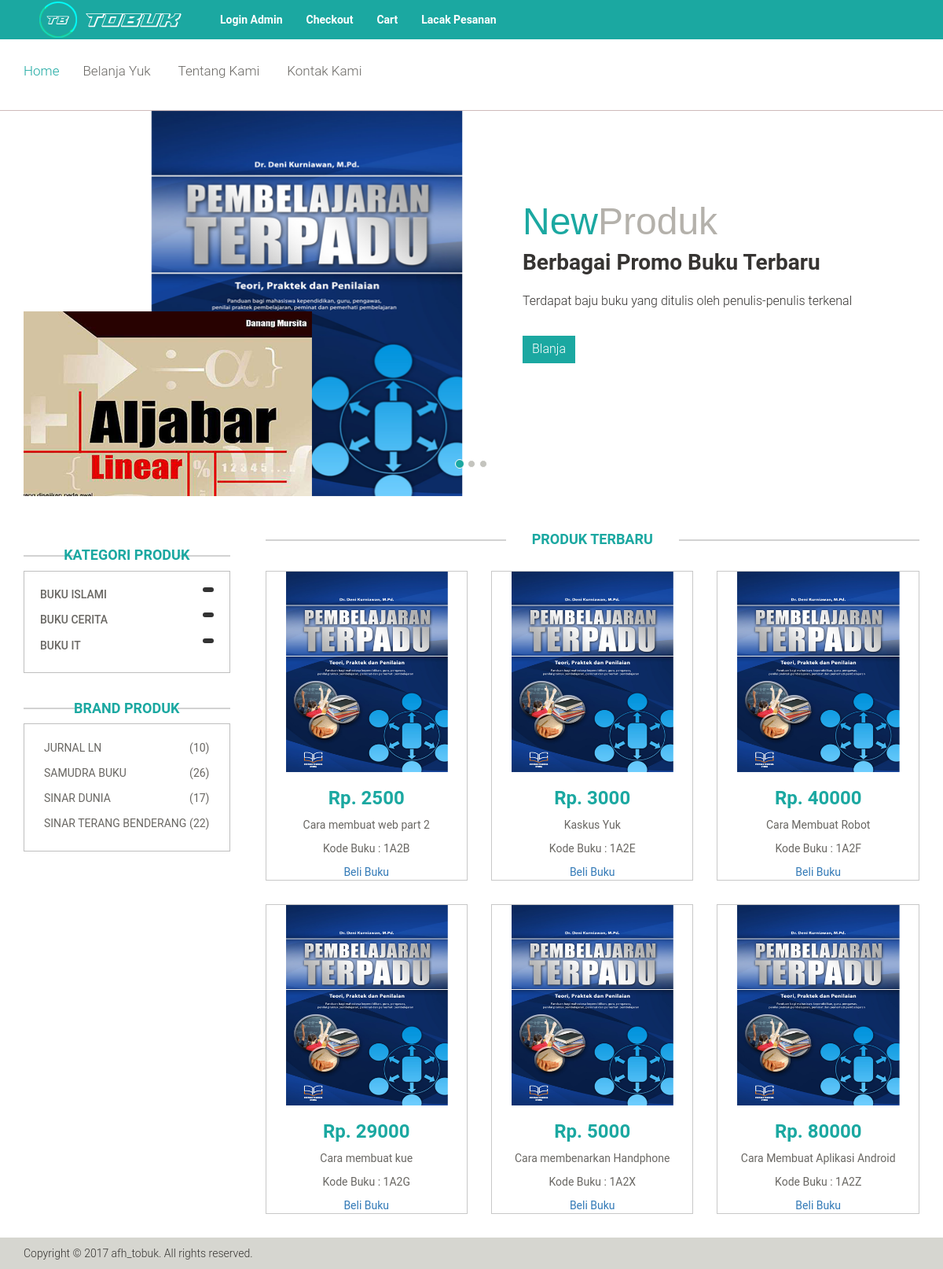
The page / on the database its author committed.
### tables this page shows
CREATE TABLE IF NOT EXISTS `afh_databuku` (
  `kode_buku` varchar(25) NOT NULL,
  `judul_buku` varchar(100) NOT NULL,
  `pengarang` varchar(150) NOT NULL,
  `penerbit` varchar(200) NOT NULL,
  `tahun_terbit` int(4) NOT NULL,
  `harga` int(10) NOT NULL,
  PRIMARY KEY (`kode_buku`)
);

### index.php (the view, shortened to what this page needs)
<!DOCTYPE html>
<html lang="en">
<head>
	<link href="css/bootstrap.min.css" rel="stylesheet">
	<link href="css/style.css" rel="stylesheet">
</head>
<body>
	<header id="header">
		<header id="header">
		<div class="header_top">
			<div class="container">
				<div class="row">
					<div class="col-sm-8">
						<div class="contactinfo">
							<div class="col-sm-4">
								<div class="logo pull-left">
									<img src="images/home/logo.png">
								</div>
							</div>
							<ul class="nav navbar-nav" >
								<li><a href="halama_login.php"><i class="fa fa-user"></i> Login Admin</a></li>
								<li><a href="#"><i class="fa fa-crosshairs"></i> Checkout</a></li>
								<li><a href="#"><i class="fa fa-shopping-cart"></i> Cart</a></li>
								<li><a href="lacak.php"><i class="fa fa-shopping-cart"></i> Lacak Pesanan</a></li>
							</ul>
						</div>
					</div>
				</div>
			</div>
		</div>
		<div class="header-bottom">
			<div class="container">
				<div class="row">
					<div class="col-sm-9">
						<div class="mainmenu pull-left">
							<ul class="nav navbar-nav collapse navbar-collapse">
								<li><a href="index.php" class="active">Home</a></li>
								<li class="dropdown"><a href="#">Belanja Yuk<i class="fa fa-angle-down"></i></a>
                                </li>
								<li class="dropdown"><a href="#">Tentang Kami<i class="fa fa-angle-down"></i></a>
                                </li>
								<li><a href="contact-us.html">Kontak Kami</a></li>
							</ul>
						</div>
					</div>
				</div>
			</div>
		</div>
	</header>
	</header>
	<section id="slider">
		<div class="container">
			<div class="row">
				<div class="col-sm-12">
					<div id="slider-carousel" class="carousel slide" data-ride="carousel">
						<ol class="carousel-indicators">
							<li data-target="#slider-carousel" data-slide-to="0" class="active"></li>
							<li data-target="#slider-carousel" data-slide-to="1"></li>
							<li data-target="#slider-carousel" data-slide-to="2"></li>
						</ol>
						<div class="carousel-inner">
							<div class="item active">
								<div class="col-sm-6">
									<img src="images/home/product2.png" class="girl img-responsive" alt="" />
									<img src="images/home/product3.png"  class="pricing" alt="" />
								</div>
								<div class="col-sm-6">
									<h1><span>New</span>Produk</h1>
									<h2>Berbagai Promo Buku Terbaru</h2>
									<p>Terdapat baju buku yang ditulis oleh penulis-penulis terkenal</p>
									<button type="button" class="btn btn-default get" style="background:">Blanja</button>
								</div>
							</div>
						</div>
					</div>
				</div>
			</div>
		</div>
	</section>
	<section>
		<div class="container">
			<div class="row">
				<div class="col-sm-3">
					<div class="left-sidebar">
						<h2>Kategori Produk</h2>
						<div class="panel-group category-products" id="accordian">
							<div class="panel panel-default">
								<div class="panel-heading">
									<h4 class="panel-title">
										<a data-toggle="collapse" data-parent="#accordian" href="#sportswear">
											<span class="badge pull-right"><i class="fa fa-plus"></i></span>
											Buku Islami
										</a>
									</h4>
								</div>
							</div>
							<div class="panel panel-default">
								<div class="panel-heading">
									<h4 class="panel-title">
										<a data-toggle="collapse" data-parent="#accordian" href="#mens">
											<span class="badge pull-right"><i class="fa fa-plus"></i></span>
											Buku Cerita
										</a>
									</h4>
								</div>
							</div>
							<div class="panel panel-default">
								<div class="panel-heading">
									<h4 class="panel-title">
										<a data-toggle="collapse" data-parent="#accordian" href="#womens">
											<span class="badge pull-right"><i class="fa fa-plus"></i></span>
											Buku IT
										</a>
									</h4>
								</div>
							</div>
						</div>
						<div class="brands_products">
							<h2>Brand Produk</h2>
							<div class="brands-name">
								<ul class="nav nav-pills nav-stacked">
									<li><a href="#"> <span class="pull-right">(10)</span>Jurnal LN</a></li>
									<li><a href="#"> <span class="pull-right">(26)</span>Samudra Buku</a></li>
									<li><a href="#"> <span class="pull-right">(17)</span>Sinar Dunia</a></li>
									<li><a href="#"> <span class="pull-right">(22)</span>Sinar Terang Benderang</a></li>
								</ul>
							</div>
						</div>
					</div>
				</div>
				<div class="col-sm-9 padding-right">
					<div class="features_items">
						<h2 class="title text-center">Produk Terbaru</h2>
						 <?php
		                      $result=mysql_query('SELECT * FROM afh_databuku' );
		                      while ($row=mysql_fetch_array($result)){ ?>
						<div class="col-sm-4">
							<div class="product-image-wrapper">
								<div class="single-products">
										<div class="productinfo text-center">
											<img src="images/home/product2.png" alt="" />
											<h2>Rp. <?php echo $row['harga'];?></h2>
											<p><?php echo $row['judul_buku'];?></p>
											<p>Kode Buku : <?php echo $row['kode_buku'];?></p>
											<?php echo '<a href="pembelian.php?kode_buku='.$row['kode_buku'].'" >Beli Buku';?>
										</div>
								</div>
								</div>
							</div>
							<?php } ?>
						</div>
				</div>
			</div>
		</div>
	</section>
	<div class="footer-bottom">
			<div class="container">
				<div class="row">
					<center><p class="pull-left">Copyright &copy;  2017 afh_tobuk. All rights reserved.</p></center>
				</div>
			</div>
		</div>
</body>
</html>

### css/style.css (style rules this page uses)
ul li { list-style: none; }
a { -webkit-transition: 300ms; -moz-transition: 300ms; -o-transition: 300ms; transition: 300ms; }
h1, h2, h3, h4, h5, h6 { font-family: 'Roboto', sans-serif; }
.header_top { background: none repeat scroll 0 0 #1ba8a1 ; }
.contactinfo ul li:first-child { margin-left: -15px; }
.contactinfo ul li a { font-size: 14px; color: #FFF; font-family: "Roboto",sans-serif; font-weight: bold; }
.header-bottom { padding-bottom: 30px; padding-top: 30px; border-bottom: 1px solid #CFBABA; }
.navbar-collapse.collapse { padding-left: 0; }
.mainmenu ul li { padding-right: 15px; padding-left: 15px; }
.mainmenu ul li:first-child { padding-left: 0px; }
.mainmenu ul li a { color: #696763; font-family: 'Roboto', sans-serif; font-size: 17px; font-weight: 300; padding: 0; padding-bottom: 10px; }
.mainmenu ul li a:hover, .mainmenu ul li a.active, .shop-menu ul li a.active { background:none; color:#1ba8a1 ; }
.fa-angle-down { padding-left: 5px; }
.footer-bottom { background: #D6D6D0; padding-top: 10px; }
.footer-bottom p { color: #363432; font-family: 'Roboto', sans-serif; font-weight: 300; margin-left: 15px; }
#slider { padding-bottom: 45px; }
.carousel-indicators li { background: #C4C4BE; }
.carousel-indicators li.active { background: #1ba8a1 ; }
.item { padding-left: 100px; }
.pricing { position: absolute; right: 40%; top: 52%; }
.girl { margin-left: 0; }
.item h1 { color: #B4B1AB; font-family: arial; font-size: 48px; margin-top: 115px; }
.item h1 span { color:#1ba8a1 ; font-family: arial; }
.item h2 { color: #363432; font-family: 'Roboto', sans-serif; font-size: 28px; font-weight: 700; margin-bottom: 22px; margin-top: 10px; }
.item p { color:#363432; font-size:16px; font-weight:300; font-family: 'Roboto', sans-serif; }
.get { background: #1ba8a1 ; border: 0 none; border-radius: 0; color: #FFFFFF; font-family: 'Roboto', sans-serif; font-size: 16px; font-weight: 300; margin-top: 23px; }
.category-products { border: 1px solid #BFBFBF; margin-bottom: 35px; padding-bottom: 20px; padding-top: 15px; }
.left-sidebar h2, .brands_products h2 { color: #1ba8a1 ; font-family: 'Roboto', sans-serif; font-size: 18px; font-weight: 700; text-align: center; text-transform: uppercase; position: relative; z-index:3; }
.left-sidebar h2:after, h2.title:after { content: " "; position: absolute; border: 1px solid #D2D2D2; bottom:8px; left: 0; width: 100%; height: 0; z-index: -2; }
.left-sidebar h2:before { content: " "; position: absolute; background: #fff; bottom: -6px; width: 130px; height: 30px; z-index: -1; left: 50%; margin-left: -65px; }
h2.title:before { content: " "; position: absolute; background: #fff; bottom: -6px; width: 220px; height: 30px; z-index: -1; left: 50%; margin-left: -110px; }
.category-products .panel { background-color: #FFFFFF; border: 0px; border-radius: 0px; box-shadow:none; margin-bottom: 0px; }
.category-products .panel-default .panel-heading { background-color: #FFFFFF; border: 0 none; color: #FFFFFF; padding: 5px 20px; }
.category-products .panel-default .panel-heading .panel-title a { color: #696763; font-family: 'Roboto', sans-serif; font-size: 14px; text-decoration: none; text-transform: uppercase; }
.category-products .badge { background:none; border-radius: 10px; color: #696763; display: inline-block; font-size: 12px; font-weight: bold; line-height: 1; min-width: 10px; padding: 3px 7px; text-align: center; vertical-align: baseline; white-space: nowrap; }
.brands-name { border: 1px solid #BFBFBF; padding-bottom: 20px; padding-top: 15px; }
.brands-name .nav-stacked li a { background-color: #FFFFFF; color: #696763; font-family: 'Roboto', sans-serif; font-size: 14px; padding: 5px 25px; text-decoration: none; text-transform: uppercase; }
.padding-right { padding-right: 0; }
.features_items { overflow:hidden; }
h2.title { color: #1ba8a1 ; font-family: 'Roboto', sans-serif; font-size: 18px; font-weight: 700; margin: 0 15px; text-transform: uppercase; margin-bottom: 30px; position: relative; }
.product-image-wrapper { border:1px solid #C8C8C8; overflow: hidden; margin-bottom:30px; }
.single-products { position: relative; }
.productinfo h2 { color: #1ba8a1 ; font-family: 'Roboto', sans-serif; font-size: 24px; font-weight: 700; }
.productinfo p { font-family: 'Roboto', sans-serif; font-size: 14px; font-weight: 400; color: #696763; }
.productinfo img { width: 100%; }
.productinfo { position:relative; }

### rows shown on the page
afh_databuku: harga "2500", judul_buku "Cara membuat web part 2", kode_buku "1A2B"
afh_databuku: harga "3000", judul_buku "Kaskus Yuk", kode_buku "1A2E"
afh_databuku: harga "40000", judul_buku "Cara Membuat Robot", kode_buku "1A2F"
afh_databuku: harga "29000", judul_buku "Cara membuat kue", kode_buku "1A2G"
afh_databuku: harga "5000", judul_buku "Cara membenarkan Handphone", kode_buku "1A2X"
afh_databuku: harga "80000", judul_buku "Cara Membuat Aplikasi Android", kode_buku "1A2Z"
